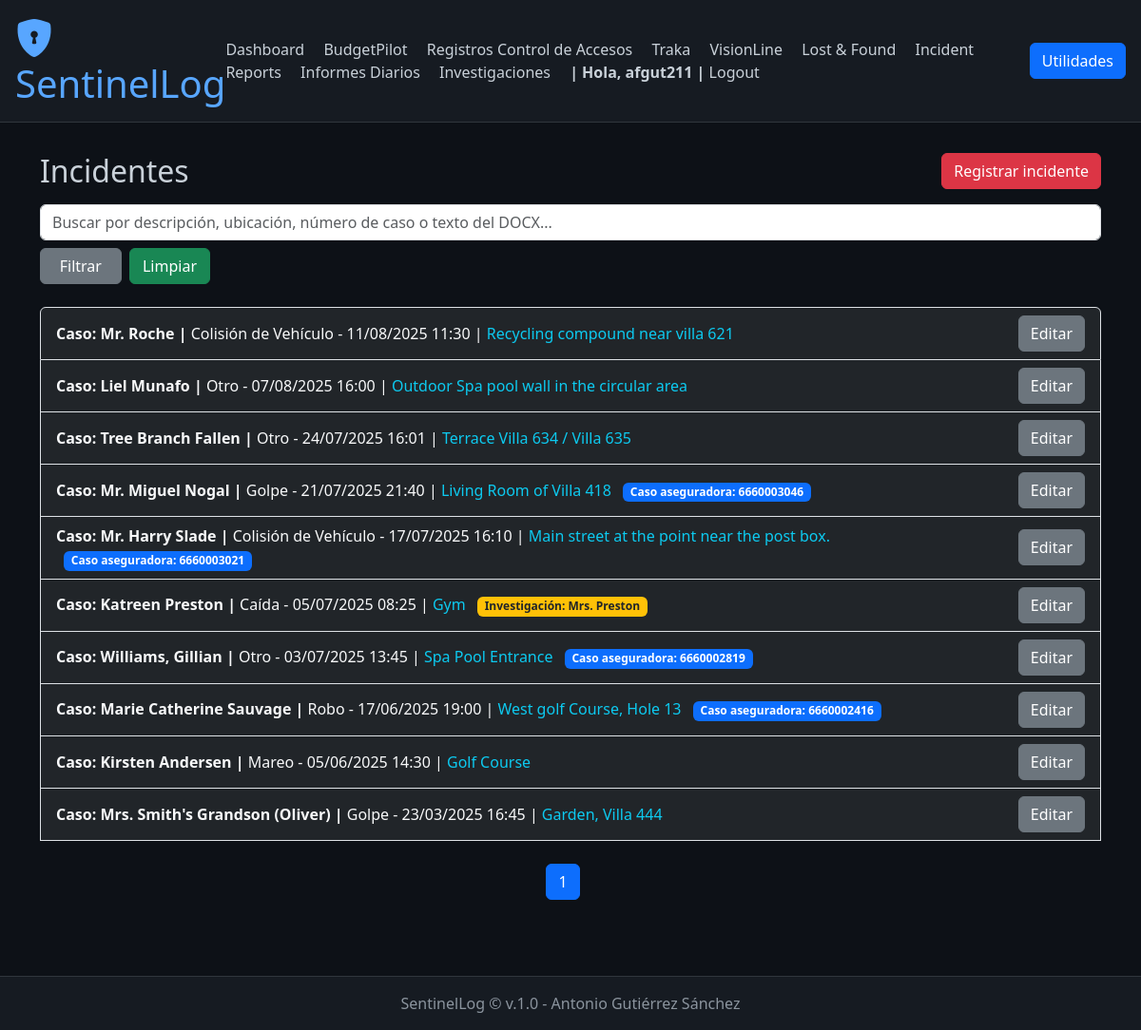
Page /incident_management/ (signed in) on the committed database.
### incident_management/models.py (models this page shows, shortened)
class Incident(models.Model):
    incident_type = models.ForeignKey(IncidentType, on_delete=models.PROTECT, null=True)
    affected_person = models.CharField("Persona afectada", max_length=100, blank=True, null=True)
    date = models.DateTimeField(help_text="Fecha y hora del incidente")
    location = models.CharField(max_length=255)
    description = models.TextField()
    reported_by = models.ForeignKey(User, on_delete=models.SET_NULL, null=True, related_name='incidents_reported')
    incident_report_docx = models.FileField(upload_to='incident_reports/docx/', null=True, blank=True, help_text="Archivo DOCX del Incident Report")
    insurance_case_number = models.CharField(max_length=100, blank=True, help_text="Número de caso de la aseguradora")
    related_investigation = models.ForeignKey(
        'investigations.InvestigationCase',
        on_delete=models.SET_NULL,
        null=True,
        blank=True,
        help_text="Relaciona este incidente con una investigación si aplica"
    )
    created_at = models.DateTimeField(auto_now_add=True)
    docx_text = models.TextField(blank=True, help_text="Texto extraído del DOCX para búsqueda")
    history = HistoricalRecords()

class IncidentType(models.Model):
    name = models.CharField(max_length=100, unique=True)

### investigations/models.py (models this page shows, shortened)
class InvestigationCase(models.Model):
    title = models.CharField(max_length=200)
    description = models.TextField()
    created_by = models.ForeignKey(User, on_delete=models.SET_NULL, null=True)
    created_at = models.DateTimeField(auto_now_add=True)
    is_closed = models.BooleanField(default=False)
    conclusiones = models.TextField(blank=True, null=True)
    pdf_last_saved = models.DateTimeField(blank=True, null=True)
    history = HistoricalRecords()

### incident_management/views.py (the view, shortened to what this page needs)
# urls.py: path('', views.index, name='daily_activity_index'),
def index(request):
    incidents = Incident.objects.all().order_by('-date')
    search = request.GET.get('search')
    paginator = Paginator(incidents, 10)  # 5 por página
    page_number = request.GET.get('page')
    page_obj = paginator.get_page(page_number)
    return render(request, 'incident_management/index.html', {
        'page_obj': page_obj,
        'search': search,
    })

### incident_management/templates/incident_management/index.html (shortened to what this page needs)
{% extends 'base.html' %}
{% block content %}
<div class="d-flex justify-content-between align-items-center mb-3">
    <h2 class="mb-0">Incidentes</h2>
    <a href="{% url 'add_incident' %}" class="btn btn-danger">
        Registrar incidente
    </a>
</div>
<form method="get" class="row g-2 mb-4">
    <div class="col-md-4 w-100">
        <input type="text" name="search" class="form-control" placeholder="Buscar por descripción, ubicación, número de caso o texto del DOCX..." value="{{ search|default_if_none:'' }}">
    </div>
    <div class="col-md-2 d-flex gap-2">
        <button type="submit" class="btn btn-secondary w-50">Filtrar</button>
        <a href="{% url 'incident_management_index' %}" class="btn btn-success w-50">Limpiar</a>
    </div>
</form>
<div class="list-group">
    {% for incident in page_obj %}
        <div class="list-group-item bg-dark text-light d-flex justify-content-between align-items-center">
            <div>
                <a href="{% url 'incident_detail' incident.pk %}" target="blank" class="text-light text-decoration-none">
                    <strong>Caso: {{ incident.affected_person|default:"-" }} | </strong>
                    {{ incident.incident_type.name }} - {{ incident.date|date:"d/m/Y H:i" }} |
                </a>
                <span class="text-info">{{ incident.location }}</span>
                {% if incident.insurance_case_number %}
                    <span class="badge bg-primary ms-2">Caso aseguradora: {{ incident.insurance_case_number }}</span>
                {% endif %}
                {% if incident.related_investigation %}
                    <span class="badge bg-warning text-dark ms-2">Investigación: {{ incident.related_investigation.title }}</span>
                {% endif %}
            </div>
            <a href="{% url 'edit_incident' incident.pk %}" target="blank" class="btn btn-secondary">
                Editar
            </a>
        </div>
    {% empty %}
        <div class="alert alert-info mb-0">
            No hay incidentes registrados.
        </div>
    {% endfor %}
    <br>
    {% with request.GET.urlencode as filter_query %}
        <nav aria-label="Paginación">
            <ul class="pagination justify-content-center">
                {% for num in page_obj.paginator.page_range %}
                {% if num <= 2 or num > page_obj.paginator.num_pages|add:'-2' or num >= page_obj.number|add:'-1' and num <= page_obj.number|add:'1' %}
                    <li class="page-item {% if page_obj.number == num %}active{% endif %}">
                    <a class="page-link" href="?{{ filter_query }}{% if filter_query %}&{% endif %}page={{ num }}">{{ num }}</a>
                    </li>
                {% elif num == 3 or num == page_obj.paginator.num_pages|add:'-2' %}
                    <li class="page-item disabled"><span class="page-link">…</span></li>
                {% endif %}
                {% endfor %}
            </ul>
        </nav>
    {% endwith %}
</div>
{% endblock %}

### templates/base.html (shortened to what this page needs)
<!DOCTYPE html>
<html lang="es">
<head>
    <link href="https://cdn.jsdelivr.net/npm/bootstrap@5.3.3/dist/css/bootstrap.min.css" rel="stylesheet">
    <link href="https://cdn.jsdelivr.net/npm/bootstrap-icons@1.10.5/font/bootstrap-icons.css" rel="stylesheet">
    <link href="https://cdnjs.cloudflare.com/ajax/libs/toastr.js/latest/toastr.min.css" rel="stylesheet"/>
</head>
<body>
    <header class="d-flex flex-column flex-md-row align-items-center justify-content-between">
        <h1><i class="bi bi-shield-lock-fill"></i> SentinelLog</h1>
        <nav class="mt-3 mt-md-0">
            <a href="/dashboard/">Dashboard</a>
            <a href="{% url 'budgetpilot:presupuesto_list' %}">BudgetPilot</a>
            <a href="{% url 'registro_list' %}">Registros Control de Accesos</a>
            <a href="{% url 'traka:user_list' %}">Traka</a>
            <a href="{% url 'visionline_operator_list' %}">VisionLine</a>
            <a href="{% url 'lostfound:list' %}">Lost &amp; Found</a>
            <a href="/incident_management/">Incident Reports</a>
            <a href="/daily_reports/">Informes Diarios</a>
            <a href="/investigations/">Investigaciones</a>
            {% if user.is_authenticated %}
            <span><b>| Hola, {{ user }} |</b></span>
            <a href="{% url 'account_logout' %}">Logout</a>
            {% else %}
                <a href="/accounts/login/">Login</a>
            {% endif %}
        </nav>
        <div class="order-1 order-md-0">
            <button class="btn btn-primary" type="button" data-bs-toggle="offcanvas" data-bs-target="#offcanvasWithBothOptions" aria-controls="offcanvasWithBothOptions">
                Utilidades
            </button>
        </div>
    </header>
    <main class="container">
        {% block content %}{% endblock %}
    </main>
    <footer>
        SentinelLog © {{ now|date:"YYYY" }} v.1.0 - Antonio Gutiérrez Sánchez
    </footer>
</body>
</html>

### templates/base.html (style rules this page uses)
body { background-color: #0d1117; color: #c9d1d9; }
header { background-color: #161b22; padding: 1rem; border-bottom: 1px solid #30363d; }
header h1 { color: #58a6ff; margin: 0; }
nav a { color: #c9d1d9; margin-right: 1rem; text-decoration: none; }
main { padding: 2rem; }
footer { background-color: #161b22; color: #8b949e; text-align: center; padding: 1rem; border-top: 1px solid #30363d; margin-top: 2rem; }

### rows in the picture
Incident: affected_person "Mr. Roche", incident_type.name "Colisión de Vehículo", date "11/08/2025 11:30", location "Recycling compound near villa 621"
Incident: affected_person "Liel Munafo", incident_type.name "Otro", date "07/08/2025 16:00", location "Outdoor Spa pool wall in the circular area"
Incident: affected_person "Tree Branch Fallen", incident_type.name "Otro", date "24/07/2025 16:01", location "Terrace Villa 634 / Villa 635"
Incident: affected_person "Mr. Miguel Nogal", incident_type.name "Golpe", date "21/07/2025 21:40", location "Living Room of Villa 418", insurance_case_number "6660003046"
Incident: affected_person "Mr. Harry Slade", incident_type.name "Colisión de Vehículo", date "17/07/2025 16:10", location "Main street at the point near the post box.", insurance_case_number "6660003021"
Incident: affected_person "Katreen Preston", incident_type.name "Caída", date "05/07/2025 08:25", location "Gym", related_investigation "Mrs. Preston"
Incident: affected_person "Williams, Gillian", incident_type.name "Otro", date "03/07/2025 13:45", location "Spa Pool Entrance", insurance_case_number "6660002819"
Incident: affected_person "Marie Catherine Sauvage", incident_type.name "Robo", date "17/06/2025 19:00", location "West golf Course, Hole 13", insurance_case_number "6660002416"
Incident: affected_person "Kirsten Andersen", incident_type.name "Mareo", date "05/06/2025 14:30", location "Golf Course"
Incident: affected_person "Mrs. Smith's Grandson (Oliver)", incident_type.name "Golpe", date "23/03/2025 16:45", location "Garden, Villa 444"

### other values in the picture
{{ user }} "afgut211"
{{ num }} "1"
